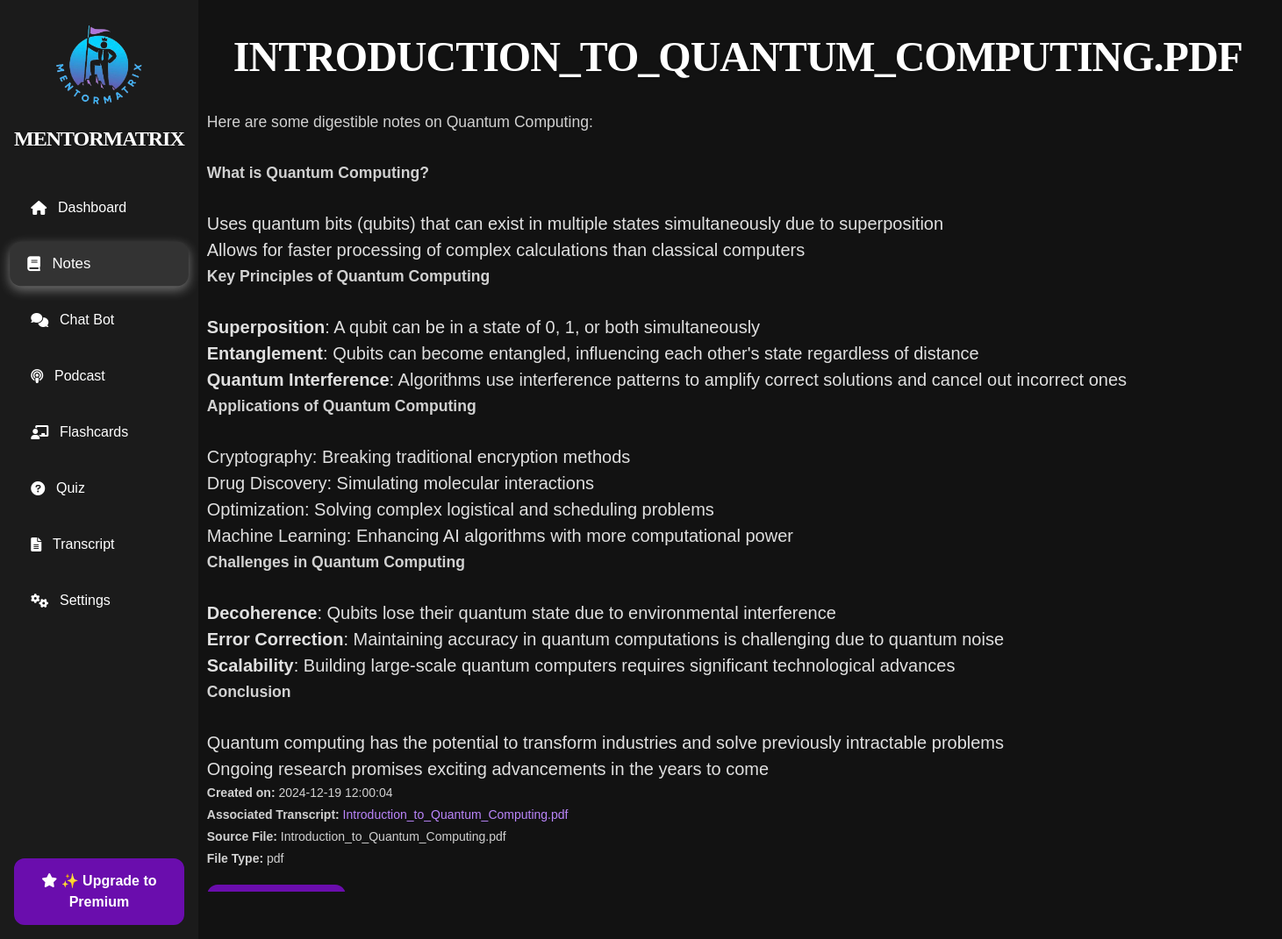
The page /notes/2 on the database its author committed.
### tables this page shows
CREATE TABLE notes (
                    id INTEGER PRIMARY KEY AUTOINCREMENT,
                    transcript_id INTEGER,
                    title TEXT NOT NULL,
                    content TEXT NOT NULL,
                    created_at DATETIME DEFAULT CURRENT_TIMESTAMP,
                    updated_at DATETIME DEFAULT CURRENT_TIMESTAMP,
                    FOREIGN KEY (transcript_id) REFERENCES transcripts(id) ON DELETE CASCADE);

CREATE TABLE transcripts (
                    id INTEGER PRIMARY KEY AUTOINCREMENT,
                    title TEXT NOT NULL,
                    content TEXT NOT NULL,
                    created_at DATETIME DEFAULT CURRENT_TIMESTAMP,
                    updated_at DATETIME DEFAULT CURRENT_TIMESTAMP);

CREATE TABLE files (
                    id INTEGER PRIMARY KEY AUTOINCREMENT,
                    transcript_id INTEGER NOT NULL,
                    file_type TEXT CHECK(file_type IN ('audio', 'youtube', 'pdf')) NOT NULL,
                    name TEXT NOT NULL,
                    metadata TEXT,
                    uploaded_at DATETIME DEFAULT CURRENT_TIMESTAMP,
                    FOREIGN KEY (transcript_id) REFERENCES transcripts(id) ON DELETE CASCADE);

### routes/notes.py (the view)
@notes_blueprint.route('/notes/<int:note_id>')
def view_note(note_id):
    result = db.execute('''
        SELECT
            notes.title AS note_title,
            notes.content AS note_content,
            notes.created_at,
            files.name AS file_name,
            files.file_type,
            files.metadata,
            transcripts.title AS transcript_title
        FROM notes
        LEFT JOIN files ON notes.transcript_id = files.transcript_id
        LEFT JOIN transcripts ON notes.transcript_id = transcripts.id
        WHERE notes.id = ?
    ''', note_id)
    note = result[0] if result else None
    if not note:
        flash("Note not found.", "error")
        return redirect(url_for('notes.notes'))
    note['note_content'] = markdown.markdown(note['note_content'])
    return render_template('view_note.html', current_route='notes', note=note)

### templates/view_note.html (shortened to what this page needs)
{% extends "layout.html" %}
{% block other_head_stuff %}
    <link rel="stylesheet" href="{{ url_for('static', filename='css/view_note.css') }}">
{% endblock %}
{% block content %}
<div class="container">
    <div class="main-content">
        <h1>{{ note.note_title }}</h1>
        <div id="note">{{ note.note_content | safe }}</div>
        <p id="note_created_at"><strong>Created on:</strong> {{ note.created_at }}</p>
        {% if note.transcript_title %}
            <p id="note_transcript"><strong>Associated Transcript:</strong>
            <a href="{{ url_for('dashboard.dashboard') }}">{{ note.transcript_title }}</a></p>
        {% endif %}
        {% if note.file_name %}
            <p id="note_source_file"><strong>Source File:</strong> {{ note.file_name }}</p>
            {% if note.file_type %}
                <p id="notes_file_type"><strong>File Type:</strong> {{ note.file_type }}</p>
            {% endif %}
        {% endif %}
        <a href="{{ url_for('notes.notes') }}" class="premium-button">Back to Notes</a>
    </div>
</div>
{% endblock %}

### static/css/base.css (style rules this page uses)
* { margin: 0; padding: 0; box-sizing: border-box; }
:root { --font-family: 'Arial', sans-serif; --background-color: #121212; --text-color: #e0e0e0; --primary-purple: #6a0dad; --hover-purple: #5c0ab8; --active-purple: #4b0997; --hover-bg-color: #333333; --active-bg-color: #333333; --white: #ffffff; --soft-text-shadow: 0 1px 3px rgba(0, 0, 0, 0.2); }
body { font-family: var(--font-family); background-color: var(--background-color); color: var(--text-color); }
.container { display: flex; min-height: 100vh; }
.premium-button { background-color: var(--primary-purple);; color: var(--white); font-size: 1rem; font-weight: 600; padding: 0.75rem 1.5rem; text-align: center; border-radius: 12px; border: 2px solid #6a0dad; cursor: pointer; margin-top: 1rem; display: inline-block; transition: all 0.3s ease-in-out; }
button, .premium-button { transition: all 0.3s ease; }
h1, h2, h3 { color: #ffffff; font-weight: 600; letter-spacing: -0.5px; text-transform: uppercase; font-family: montserrat, serif; line-height: 1.2; }
h1, h2, h3 { text-shadow: var(--soft-text-shadow); }
h1 { font-size: 3rem; letter-spacing: -1px; }
p { color: #d1d1d1; font-family: 'Century Gothic', sans-serif; line-height: 1.8; font-size: 1.1rem; margin-bottom: 1.5em; }
.main-content { flex-grow: 1; padding: 2rem; position: relative; }
a { color: #bb86fc; text-decoration: none; font-weight: 500; transition: color 0.3s ease-in-out, text-decoration 0.3s ease-in-out; }

### static/css/view_note.css (style rules this page uses)
h1 { text-align: center; margin: 10px 30px 30px; align-self: center; }
#note { font-size: 1.25rem; }
#note_transcript, #note_source_file, #notes_file_type, #note_created_at { font-size: 0.875rem; margin-bottom: 0; }
.main-content { padding: 5px; }

### rows shown on the page
notes: note_title "INTRODUCTION_TO_QUANTUM_COMPUTING.PDF", note_content "Here are some digestible notes on Quantum Computing: What is Quantum Computing? Uses quantum bits (qubits) that can exist in multiple states simultaneously due to superposition Allows for faster processing of complex calculations than classical computers Key Principles of Quantum Computing Superposition : A qubit can be in a state of 0, 1, or both simultaneously Entanglement : Qubits can become entangled, influencing each other's state regardless of distance Quantum Interference : Algorithms use interference patterns to amplify correct solutions and cancel out incorrect ones Applications of Quantum Computing Cryptography: Breaking traditional encryption methods Drug Discovery: Simulating…", created_at "2024-12-19 12:00:04"
transcripts: transcript_title "Introduction_to_Quantum_Computing.pdf"
files: file_name "Introduction_to_Quantum_Computing.pdf", file_type "pdf"
